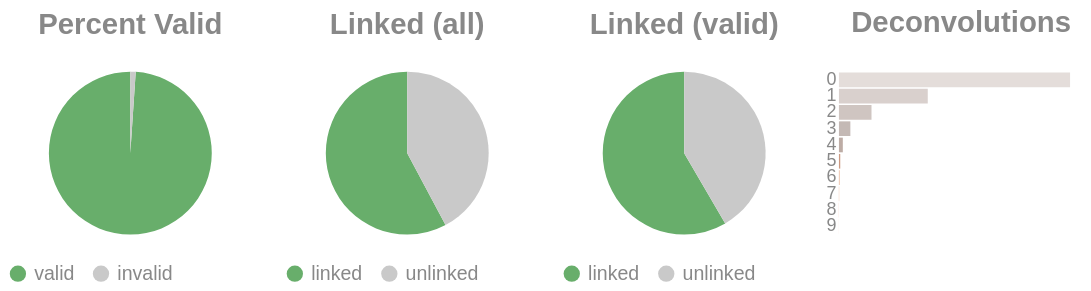

Notebook code for this chart:
### Code cell
if SKIPLR:
    pass
else:
    clash = Counter()
    for i in valids['molecule'].to_list():
        _mol = i.split("-")
        if len(_mol) == 1:
            clash.update('0')
        else:
            clash.update(_mol[-1])

    _d = {"deconvolutions": [], 'count': []}
    for k,v in clash.items():
        _d['deconvolutions'].append(k)
        _d['count'].append(v)

    tot_valid = valids['reads'].sum()
    mask = valids['reads'] >= 2
    n_linked_reads = valids.filter(mask)['reads'].sum()
    if n_linked_reads == 0:
        print_html("No linked molecules (>=2 reads) were detected; skipping linked-only distributions.")
        SKIPLR = True
    else:
        perc_valid = round(tot_valid / n_reads, 4)
        linked_perc_abs = round(n_linked_reads / n_reads, 4)
        linked_perc = round(n_linked_reads / tot_valid, 4)

    _valid = pl.DataFrame({"valids": ['valid', 'invalid'], "count": [tot_valid, n_reads - tot_valid]})
    _linked_abs = pl.DataFrame({"linked (absolute)": ['linked', 'unlinked'], "count": [n_linked_reads, n_reads - n_linked_reads]})
    _linked_rel = pl.DataFrame({"linked (valids)": ['linked', 'unlinked'], "count": [n_linked_reads, tot_valid - n_linked_reads]})

    (
        alt.hconcat(
            piechart(_valid, goodval = 'valid', title = "Percent Valid"),
            piechart(_linked_abs, goodval = "linked", title =  "Linked (all)"),
            piechart(_linked_rel, goodval = "linked", title =  "Linked (valid)"),
            convolutionbar(pl.DataFrame(_d), title = "Deconvolutions"),
            center = True,
            bounds = 'flush'
        )
        .resolve_scale(color='independent')
        .resolve_legend('independent')
        .properties(usermeta={'embedOptions': {"actions": False}})
    ).display()

### Figure 1 — Vega-Lite specification as saved in the notebook (floating-point values rounded to 4 significant figures)
{"width": "container", "height": 400, "config": {"title": {"anchor": "start", "dy": -15, "fontSize": 18, "color": "#888888", "subtitleColor": "#888888", "subtitleFontSize": 14}, "arc": {"fill": "#0072B2"}, "axis": {"domainColor": "#888888", "domainWidth": 0.5, "gridWidth": 0.2, "grid": false, "titleFontWeight": 400, "titleFontSize": 15, "labelFontSize": 11, "labelColor": "#888888", "tickColor": "#888888", "tickWidth": 0.2, "titleColor": "#888888"}, "axisBand": {"grid": false}, "axisX": {"grid": true, "tickSize": 10, "domainCap": "round"}, "axisY": {"domain": false, "grid": true, "tickSize": 0, "domainCap": "round"}, "background": "transparent", "header": {"labelFontSize": 15, "labelColor": "#888888", "titleFontSize": 15, "titleFontWeight": 600, "titleColor": "#888888"}, "legend": {"labelFont": "sans-serif", "labelFontSize": 12, "labelColor": "#888888", "symbolSize": 100, "symbolType": "circle", "titleFontSize": 12, "titlePadding": 10, "titleColor": "#888888", "title": null}, "range": {"category": ["#E69F00", "#56B4E9", "#009E73", "#F0E442", "#0072B2", "#D55E00", "#CC79A7", "#000000"], "diverging": ["#cfe8f3", "#a2d4ec", "#73bfe2", "#46abdb", "#1696d2", "#12719e"]}, "area": {"fill": "#0072B2", "fillOpacity": 0.7, "line": true, "strokeOpacity": 0.7}, "line": {"color": "#0072B2", "stroke": "#0072B2", "strokeWidth": 2}, "trail": {"color": "#0072B2", "stroke": "#0072B2", "strokeWidth": 0, "size": 1}, "point": {"filled": true, "fillOpacity": 1.0, "size": 95}, "text": {"color": "#888888", "fontSize": 11, "align": "right", "fontWeight": 400, "size": 11}, "bar": {"fill": "#0072B2", "stroke": null}, "view": {"stroke": null, "continuousWidth": 660, "continuousHeight": 400}}, "hconcat": [{"data": {"name": "data-f8401912fcc6d5cffe4ab42ea1980690"}, "mark": {"type": "arc"}, "encoding": {"color": {"field": "valids", "legend": {"orient": "bottom", "title": null}, "scale": {"domain": ["valid", "invalid"], "range": ["#68ae6b", "#C9C9C9"]}, "title": "Valids", "type": "nominal"}, "theta": {"field": "count", "type": "quantitative"}, "tooltip": [{"field": "valids", "title": "Valids", "type": "ordinal"}, {"field": "percent", "format": ".2%", "title": "Percent", "type": "quantitative"}, {"field": "count", "title": "Count", "type": "quantitative"}]}, "height": 100, "title": {"text": "Percent Valid", "align": "center", "anchor": "middle"}, "transform": [{"calculate": "datum.count / 3258872", "as": "percent"}], "width": 150}, {"data": {"name": "data-13b1476a7489349b8a8e4084f5ce80e4"}, "mark": {"type": "arc"}, "encoding": {"color": {"field": "linked (absolute)", "legend": {"orient": "bottom", "title": null}, "scale": {"domain": ["linked", "unlinked"], "range": ["#68ae6b", "#C9C9C9"]}, "title": "Linked (Absolute)", "type": "nominal"}, "theta": {"field": "count", "type": "quantitative"}, "tooltip": [{"field": "linked (absolute)", "title": "Linked (Absolute)", "type": "ordinal"}, {"field": "percent", "format": ".2%", "title": "Percent", "type": "quantitative"}, {"field": "count", "title": "Count", "type": "quantitative"}]}, "height": 100, "title": {"text": "Linked (all)", "align": "center", "anchor": "middle"}, "transform": [{"calculate": "datum.count / 3258872", "as": "percent"}], "width": 150}, {"data": {"name": "data-87adf7d4b0a04d5ab64d605e984f9f9b"}, "mark": {"type": "arc"}, "encoding": {"color": {"field": "linked (valids)", "legend": {"orient": "bottom", "title": null}, "scale": {"domain": ["linked", "unlinked"], "range": ["#68ae6b", "#C9C9C9"]}, "title": "Linked (Valids)", "type": "nominal"}, "theta": {"field": "count", "type": "quantitative"}, "tooltip": [{"field": "linked (valids)", "title": "Linked (Valids)", "type": "ordinal"}, {"field": "percent", "format": ".2%", "title": "Percent", "type": "quantitative"}, {"field": "count", "title": "Count", "type": "quantitative"}]}, "height": 100, "title": {"text": "Linked (valid)", "align": "center", "anchor": "middle"}, "transform": [{"calculate": "datum.count / 3224371", "as": "percent"}], "width": 150}, {"data": {"name": "data-2e8e0d9231333768173372f82a9b62c6"}, "mark": {"type": "bar"}, "encoding": {"color": {"field": "deconvolutions", "legend": null, "scale": {"scheme": "lightgreyred"}, "type": "nominal"}, "tooltip": [{"field": "deconvolutions", "title": "Deconvolutions", "type": "ordinal"}, {"field": "percent", "format": ".2%", "title": "Percent", "type": "quantitative"}, {"field": "count", "title": "Count", "type": "quantitative"}], "x": {"axis": null, "field": "count", "type": "quantitative"}, "y": {"field": "deconvolutions", "sort": "ascending", "title": null, "type": "nominal"}}, "height": 100, "title": {"text": "Deconvolutions", "align": "center", "anchor": "middle"}, "transform": [{"calculate": "datum.count / 1967510", "as": "percent"}], "width": 150}], "bounds": "flush", "center": true, "resolve": {"legend": {"angle": "independent"}, "scale": {"color": "independent"}}, "usermeta": {"embedOptions": {"actions": false}}, "$schema": "https://vega.github.io/schema/vega-lite/v6.4.1.json", "datasets": {"data-f8401912fcc6d5cffe4ab42ea1980690": [{"valids": "valid", "count": 3224371}, {"valids": "invalid", "count": 34501}], "data-13b1476a7489349b8a8e4084f5ce80e4": [{"linked (absolute)": "linked", "count": 1883191}, {"linked (absolute)": "unlinked", "count": 1375681}], "data-87adf7d4b0a04d5ab64d605e984f9f9b": [{"linked (valids)": "linked", "count": 1883191}, {"linked (valids)": "unlinked", "count": 1341180}], "data-2e8e0d9231333768173372f82a9b62c6": [{"deconvolutions": "0", "count": 1229706}, {"deconvolutions": "1", "count": 472578}, {"deconvolutions": "2", "count": 173246}, {"deconvolutions": "3", "count": 60749}, {"deconvolutions": "4", "count": 20656}, {"deconvolutions": "5", "count": 6963}, {"deconvolutions": "6", "count": 2397}, {"deconvolutions": "7", "count": 798}, {"deconvolutions": "8", "count": 301}, {"deconvolutions": "9", "count": 116}]}}
